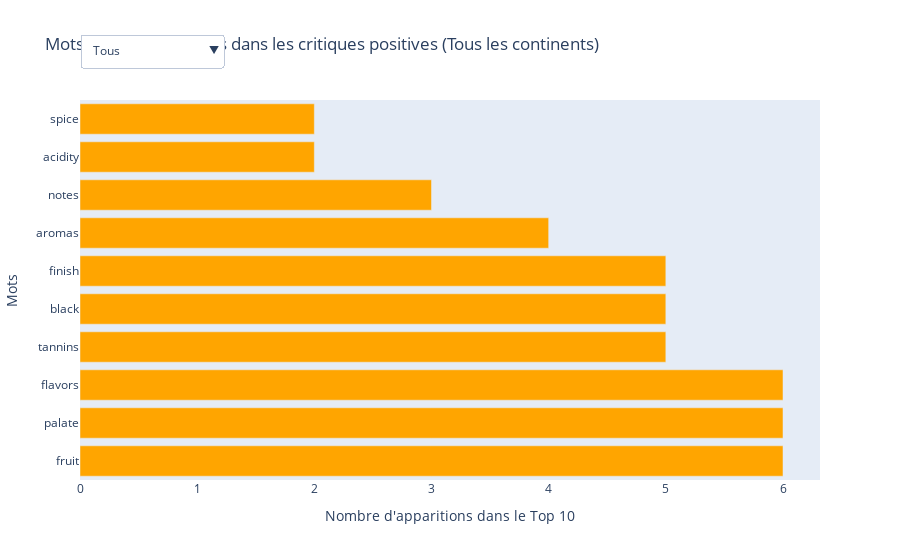

Notebook code cell kept with this figure:
### Code cell
THRESHOLD = 90
color_palette = {
    "Asia": "#4477AA",
    "Europe": "#66CCEE",
    "Africa": "#228833",
    "North America": "#CCBB44",
    "South America": "#EE6677",
    "Oceania": "#AA3377",
    "Tous": "#FFA500",
}
stop = set(stopwords.words("english") + list(string.punctuation) + ["but", "with", "drink"])

df["description"] = df["description"].str.lower()
df["description"] = df["description"].str.replace("wine", "", regex=False)
df["description"] = df["description"].apply(
    lambda x: " ".join([word for word in x.split() if word not in stop])
)
df_positive = df[df["points"] >= THRESHOLD]

vectorizer = CountVectorizer(stop_words="english")

continents = df["continent"].unique().tolist()
continents.append("Tous")

fig = make_subplots(rows=1, cols=1)

continent_top_words = {continent: Counter() for continent in continents if continent != "Tous"}

for continent in continents:
    if continent != "Tous":
        df_continent = df_positive[df_positive["continent"] == continent]
        word_counts_continent = vectorizer.fit_transform(df_continent["description"])
        word_counts_continent_df = pd.DataFrame(
            word_counts_continent.toarray(), columns=vectorizer.get_feature_names_out()
        )
        word_freq_continent = word_counts_continent_df.sum().sort_values(ascending=False)
        top_words = word_freq_continent.head(10).index.tolist()
        continent_top_words[continent].update(top_words)

        fig.add_trace(
            go.Bar(
                x=word_freq_continent.head(10),
                y=word_freq_continent.head(10).index,
                orientation="h",
                name=continent,
                marker_color=color_palette[continent],
                visible=False,
            )
        )

all_top_words_counter = Counter(word for counter in continent_top_words.values() for word in counter)
top_10_overall = [word for word, count in all_top_words_counter.most_common(10)]

fig.add_trace(
    go.Bar(
        x=[all_top_words_counter[word] for word in top_10_overall],
        y=top_10_overall,
        orientation="h",
        name="Tous",
        marker_color=color_palette["Tous"],
        visible=True,
    )
)

buttons = []
for continent in continents:
    label_continent = {
        "Asia": "Asie",
        "Europe": "Europe",
        "Africa": "Afrique",
        "North America": "Amérique du Nord",
        "South America": "Amérique du Sud",
        "Oceania": "Océanie"
    }.get(continent, continent)
    visible_traces = [continent == c for c in continents]
    title = f"Mots les plus fréquents dans les critiques positives ({label_continent})" if label_continent != "Tous" else "Mots les plus fréquents dans les critiques positives (Tous les continents)"
    buttons.append(
        dict(
            label=label_continent,
            method="update",
            args=[
                {"visible": visible_traces},
                {"title": title}
            ],
        )
    )
buttons.reverse()
fig.update_layout(
    title="Mots les plus fréquents dans les critiques positives (Tous les continents)",
    updatemenus=[
        {
            "buttons": buttons,
            "direction": "down",
            "pad": {"r": 10, "t": 10},
            "showactive": True,
            "x": 0.0,
            "xanchor": "left",
            "y": 1.2,
            "yanchor": "top",
        }
    ],
    yaxis_title="Mots",
    xaxis_title="Nombre d'apparitions dans le Top 10",
)

fig.show()

### Figure 1 — Plotly figure (JSON) as saved in the notebook; plotly's stock layout.template omitted (floating-point values rounded to 4 significant figures)
{"data": [{"marker": {"color": "#66CCEE"}, "name": "Europe", "orientation": "h", "type": "bar", "visible": false, "x": [7458, 6882, 6488, 6330, 6222, 5983, 5337, 5330, 4322, 4133], "y": ["fruit", "palate", "ripe", "tannins", "acidity", "flavors", "aromas", "black", "rich", "spice"]}, {"marker": {"color": "#CCBB44"}, "name": "North America", "orientation": "h", "type": "bar", "visible": false, "x": [11025, 8652, 6719, 5912, 5245, 4788, 4664, 4540, 4479, 4399], "y": ["flavors", "fruit", "black", "cherry", "palate", "finish", "tannins", "acidity", "oak", "aromas"]}, {"marker": {"color": "#EE6677"}, "name": "South America", "orientation": "h", "type": "bar", "visible": false, "x": [1308, 1066, 1011, 762, 759, 673, 554, 491, 449, 443], "y": ["flavors", "aromas", "finish", "berry", "blackberry", "palate", "black", "plum", "fruit", "oak"]}, {"marker": {"color": "#AA3377"}, "name": "Oceania", "orientation": "h", "type": "bar", "visible": false, "x": [775, 686, 511, 492, 480, 418, 340, 291, 284, 276], "y": ["finish", "fruit", "notes", "long", "bodied", "flavors", "hints", "vanilla", "palate", "tannins"]}, {"marker": {"color": "#228833"}, "name": "Africa", "orientation": "h", "type": "bar", "visible": false, "x": [215, 200, 188, 182, 178, 171, 167, 136, 123, 107], "y": ["finish", "flavors", "fruit", "spice", "black", "palate", "notes", "aromas", "tannins", "medium"]}, {"marker": {"color": "#4477AA"}, "name": "Asia", "orientation": "h", "type": "bar", "visible": false, "x": [227, 212, 205, 168, 168, 108, 98, 76, 75, 72], "y": ["cherry", "flavors", "black", "finish", "tannins", "fruit", "palate", "pepper", "blackberry", "notes"]}, {"marker": {"color": "#FFA500"}, "name": "Tous", "orientation": "h", "type": "bar", "visible": true, "x": [6, 6, 6, 5, 5, 5, 4, 3, 2, 2], "y": ["fruit", "palate", "flavors", "tannins", "black", "finish", "aromas", "notes", "acidity", "spice"]}], "layout": {"title": {"text": "Mots les plus fréquents dans les critiques positives (Tous les continents)"}, "updatemenus": [{"buttons": [{"args": [{"visible": [false, false, false, false, false, false, true]}, {"title": "Mots les plus fréquents dans les critiques positives (Tous les continents)"}], "label": "Tous", "method": "update"}, {"args": [{"visible": [false, false, false, false, false, true, false]}, {"title": "Mots les plus fréquents dans les critiques positives (Asie)"}], "label": "Asie", "method": "update"}, {"args": [{"visible": [false, false, false, false, true, false, false]}, {"title": "Mots les plus fréquents dans les critiques positives (Afrique)"}], "label": "Afrique", "method": "update"}, {"args": [{"visible": [false, false, false, true, false, false, false]}, {"title": "Mots les plus fréquents dans les critiques positives (Océanie)"}], "label": "Océanie", "method": "update"}, {"args": [{"visible": [false, false, true, false, false, false, false]}, {"title": "Mots les plus fréquents dans les critiques positives (Amérique du Sud)"}], "label": "Amérique du Sud", "method": "update"}, {"args": [{"visible": [false, true, false, false, false, false, false]}, {"title": "Mots les plus fréquents dans les critiques positives (Amérique du Nord)"}], "label": "Amérique du Nord", "method": "update"}, {"args": [{"visible": [true, false, false, false, false, false, false]}, {"title": "Mots les plus fréquents dans les critiques positives (Europe)"}], "label": "Europe", "method": "update"}], "direction": "down", "pad": {"r": 10, "t": 10}, "showactive": true, "x": 0, "xanchor": "left", "y": 1.2, "yanchor": "top"}], "xaxis": {"anchor": "y", "domain": [0, 1], "title": {"text": "Nombre d'apparitions dans le Top 10"}}, "yaxis": {"anchor": "x", "domain": [0, 1], "title": {"text": "Mots"}}}}
